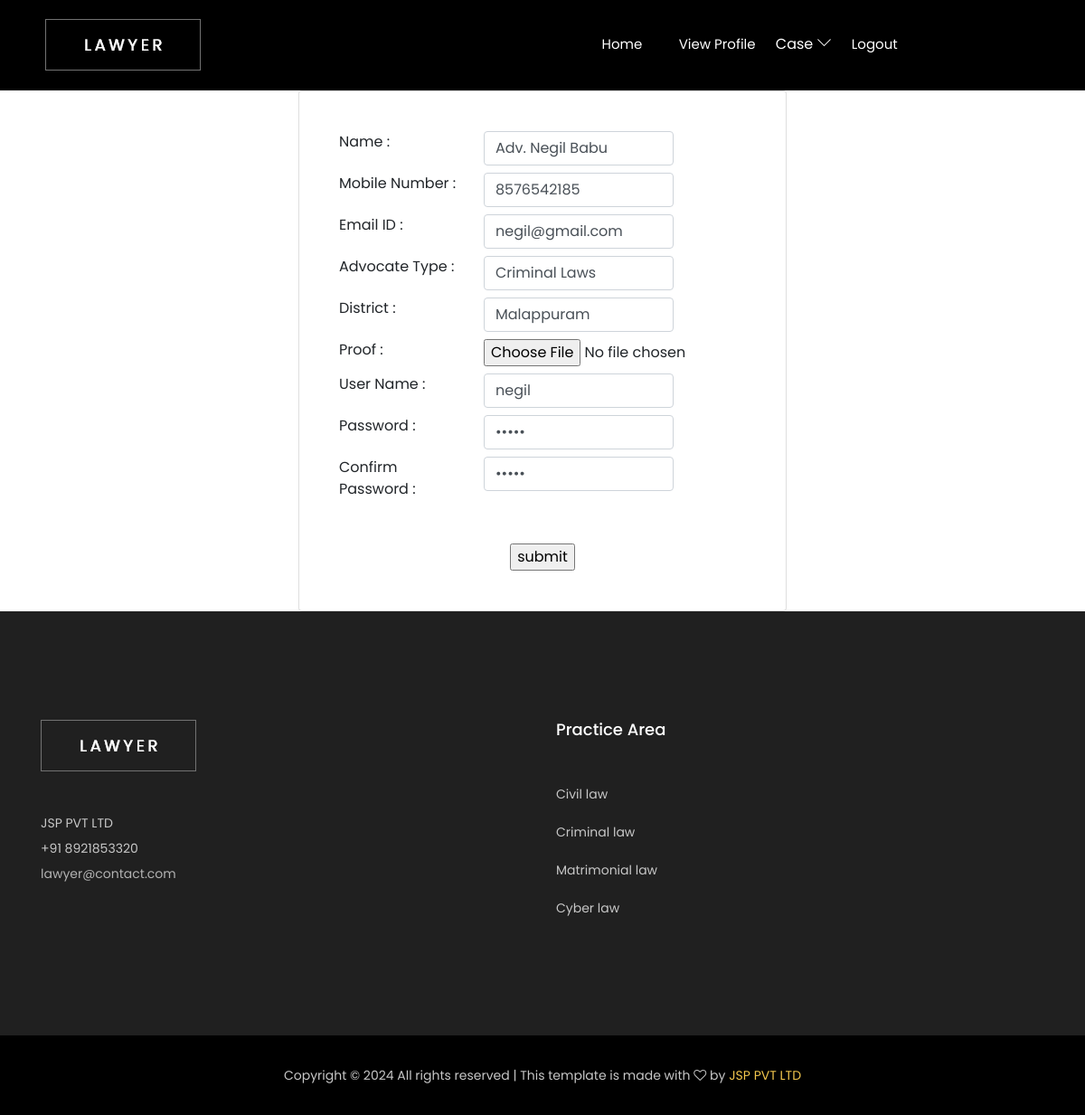
The app's page /acceptcase/4/ with its own data.
### Advocate_app/models.py (models this page shows)
class Advocatedb(models.Model):
    adname = models.CharField(max_length=20,default='')
    mobilenumber  = models.IntegerField()
    emailid = models.CharField(max_length=20,default='')
    advocatetype = models.CharField(max_length=20,default='')
    district = models.CharField(max_length=20,default='')
    image = models.ImageField(upload_to='Image',default='null.jpg')
    username = models.CharField(max_length=20,default='')
    password = models.CharField(max_length=20,default='')
    status = models.IntegerField(default=0)

### Advocate_app/views.py (the view)
# urls.py: path('acceptcase/<int:id>/',views.adveditprofile,name='adveditprofile'),
def adveditprofile(request,id):
    data = Advocatedb.objects.filter(id=id)
    return render(request,'adveditprofile.html',{'data':data})

### Advocate_app/templates/adveditprofile.html (shortened to what this page needs)
{% extends 'advocatedashboard.html' %}
{% block content %}
<main class="d-flex w-100">
    <div class="container d-flex flex-column">
        <div class="row vh-100">
            <div class="col-sm-10 col-md-8 col-lg-6 mx-auto d-table h-100">
                <div class="d-table-cell align-middle">
                    <div class="card">
                        <div class="card-body">
                            <div class="m-sm-4">
                                {% for i in data %}
                                <form action="{% url 'advupdate' id=i.id %}" method="post"
                                    enctype="multipart/form-data" id="advedprofile">
                                    <div class="row mt-2">
                                        <div class="col-md-4"> Name : </div>
                                        <div class="col-md-6"><input type="text" class="form-control"
                                                value="{{i.adname}}"  name=" adname" id="" ></div>
                                    </div>
                                    <div class="row mt-2">
                                        <div class="col-md-4"> Mobile Number : </div>
                                        <div class="col-md-6"><input type="tel" class="form-control"
                                                value="{{i.mobilenumber}}" name=" mobilenumber" id=""></div>
                                    </div>
                                    <div class="row mt-2">
                                        <div class="col-md-4"> Email ID : </div>
                                        <div class="col-md-6"><input type="text" class="form-control"
                                                value="{{i.emailid}}" name="emailid" id=""></div>
                                    </div>
                                    <div class="row mt-2">
                                        <div class="col-md-4"> Advocate Type : </div>
                                        <div class="col-md-6"><input type="text" class="form-control"
                                                value="{{i.advocatetype}}" name="advocatetype" id=""></div>
                                    </div>
                                    <div class="row mt-2">
                                        <div class="col-md-4"> District : </div>
                                        <div class="col-md-6"><input type="text" class="form-control"
                                                value="{{i.district}}" name="district" id=""></div>
                                    </div>
                                    <div class="row mt-2">
                                        <div class="col-md-4"> Proof : </div>
                                        <div class="col-md-6"><input type="file" name="image"></div>
                                    </div>
                                    <div class="row mt-2">
                                        <div class="col-md-4"> User Name : </div>
                                        <div class="col-md-6"><input type="text" class="form-control"
                                                value="{{i.username}}" name="username" id=""></div>
                                    </div>
                                    <div class="row mt-2">
                                        <div class="col-md-4"> Password : </div>
                                        <div class="col-md-6"><input type="password" class="form-control"
                                                value="{{i.password}}" name="password" id="password"></div>
                                    </div>
                                    <div class="row mt-2">
                                        <div class="col-md-4"> Confirm Password : </div>
                                        <div class="col-md-6"><input type="password" class="form-control"
                                                value="{{i.password}}" name="cnpass" id=""></div>
                                    </div>
                                    <div class="text-center",>
                                        <div class="pt-5">
                                            <input type="submit" value="submit" placeholder="Submit">
                                        </div>
                                    </div>
                                </form>
                                {% endfor %}
                            </div>
                        </div>
                    </div>
                </div>
            </div>
        </div>
    </div>
</main>
{% endblock %}

### records on screen
Advocatedb: adname "Adv. Negil Babu", mobilenumber "8576542185", emailid "negil@gmail.com", advocatetype "Criminal Laws", district "Malappuram", username "negil"
